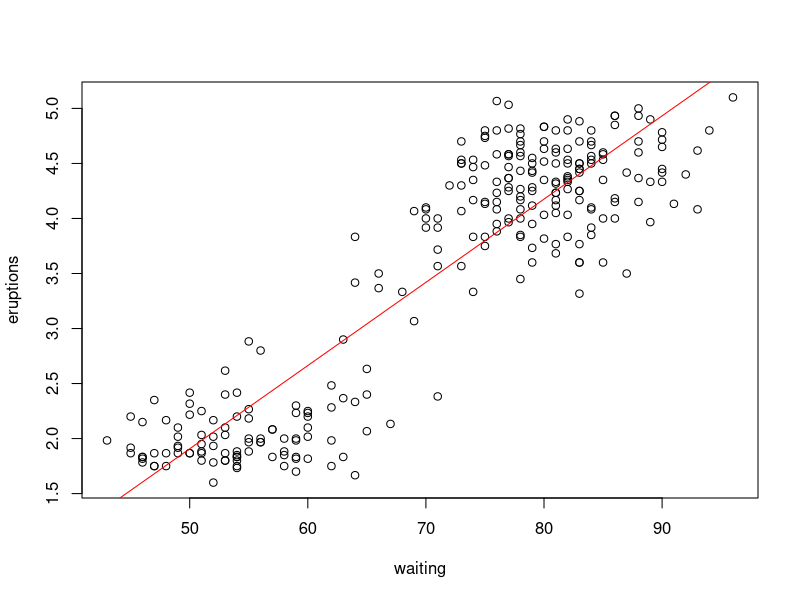
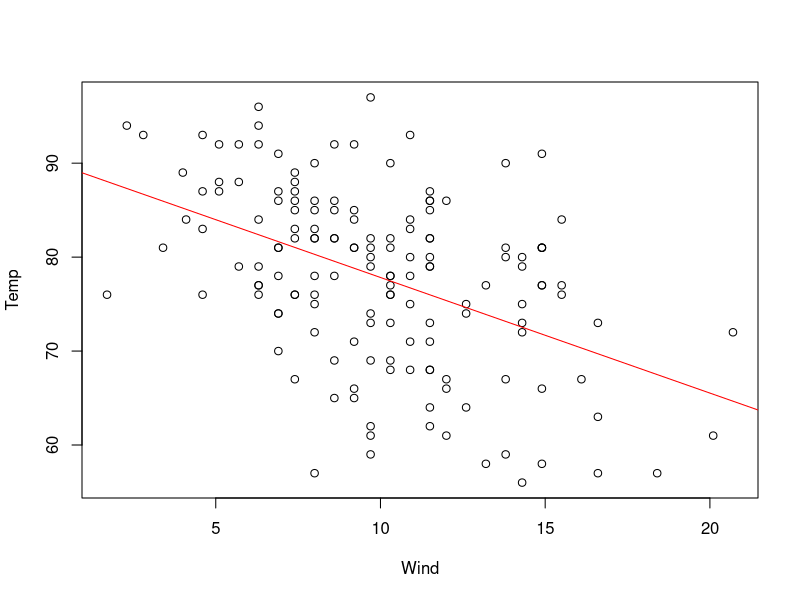

The R source for these figures, in order:
### Exercise 1 ###

data("faithful")
head(faithful, 15)

plot(eruptions~waiting, data=faithful)
abline(lm(eruptions~waiting, data=faithful), col="red")

cor(faithful[, c("eruptions", "waiting")], use="na.or.complete")
# The correlation coefficient between waiting time and eruption duration is 0.90
# Waiting time and eruption duration are strongly, positively correlated

### Exercise 2 ###
## Part 1 ##

data("airquality")
head(airquality, 15)

mod.air = lm(Ozone~Wind, data=airquality)
summary(mod.air)
# Wind and ozone are negatively correlated
# For each unit increase in wind, there is a 5.5509 unit decrease in ozone
# R-squared = 0.3619 (36.19% of variability in ozone can be explained by wind)
# p-value = 9.27e-13
plot(Temp~Wind, data=airquality)
abline(lm(Temp~Wind, data=airquality), col="red")

## Part 2 ##

mod.faith = lm(eruptions~waiting, data=faithful)
summary(mod.faith)
# For each unit increase in waiting time to see an eruption, the eruption lasts 0.0756 units longer
# R-squared = 0.8115 (81.15% of variability in eruption duration can be explained by waiting time)
# p-value < 2e-16

### Exercise 3 ###

res = residuals(mod.air)
RSS = sum(res^2)
RSS
# Residual Sum of Squares = 79859.01
RSE = sqrt(RSS/summary(mod.air)$df[2])
RSE
# Residual Standard Error = 26.46729

MSE = RSS/summary(mod.air)$df[2]
MSE
# Mean Square Error = 700.5177

# Compare to ANOVA to confirm 
anova(mod.air)
# ANOVA resuts indicate that MSE = 701
